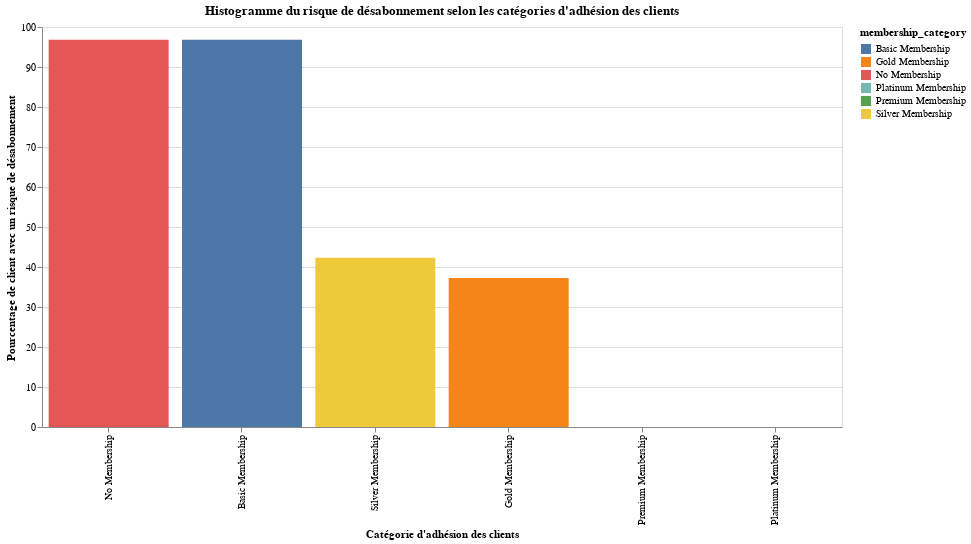

Here is the notebook cell this chart was saved with:
### Markdown cell above
On constate que les feedbacks positives ne sont jamais prédit comment potentielle désabonnement, d'où la corrélation importante avec notre valeur à prédire

Comparons cette fois avec le status d'adhésion

### Code cell
df_churn = df_spark_clean.groupBy("membership_category").agg((avg("churn_risk_score") * 100).alias("avg_churn_percentage"), count("churn_risk_score").alias("Nombre_Clients"))
df_churn.show()
data_pd = df_churn.toPandas()

# Définir l'ordre des mois
ordre = ["No Membership", "Basic Membership", "Silver Membership", "Gold Membership", "Premium Membership", "Platinum Membership"]

# Histogramme
alt.Chart(data_pd).mark_bar().encode(
    x=alt.X('membership_category:N', sort=ordre, axis=alt.Axis(title="Catégorie d'adhésion des clients")),
    y=alt.Y('avg_churn_percentage:Q', axis=alt.Axis(title="Pourcentage de client avec un risque de désabonnement")),
    tooltip=['membership_category:N', 'avg_churn_percentage:Q', 'Nombre_Clients:Q'], # Afin de pouvoir avoir les informations de chaque point lorsque l'on passe notre souris
    color='membership_category:N'
).properties(
    width=800, # Taille du graphique
    height=400,
    title="Histogramme du risque de désabonnement selon les catégories d'adhésion des clients", # Titre du graphique
).interactive() # Pouvoir zoomer sur le graphique

### Figure 1 — Vega-Lite specification as saved in the notebook (floating-point values rounded to 4 significant figures)
{"config": {"view": {"continuousWidth": 400, "continuousHeight": 300}}, "data": {"name": "data-f7713598f8f7bbb578e14d44644c2fd8"}, "mark": "bar", "encoding": {"color": {"field": "membership_category", "type": "nominal"}, "tooltip": [{"field": "membership_category", "type": "nominal"}, {"field": "avg_churn_percentage", "type": "quantitative"}, {"field": "Nombre_Clients", "type": "quantitative"}], "x": {"axis": {"title": "Catégorie d'adhésion des clients"}, "field": "membership_category", "sort": ["No Membership", "Basic Membership", "Silver Membership", "Gold Membership", "Premium Membership", "Platinum Membership"], "type": "nominal"}, "y": {"axis": {"title": "Pourcentage de client avec un risque de désabonnement"}, "field": "avg_churn_percentage", "type": "quantitative"}}, "height": 400, "selection": {"selector007": {"type": "interval", "bind": "scales", "encodings": ["x", "y"]}}, "title": "Histogramme du risque de désabonnement selon les catégories d'adhésion des clients", "width": 800, "$schema": "https://vega.github.io/schema/vega-lite/v4.17.0.json", "datasets": {"data-f7713598f8f7bbb578e14d44644c2fd8": [{"membership_category": "Premium Membership", "avg_churn_percentage": 0.0, "Nombre_Clients": 3173}, {"membership_category": "Gold Membership", "avg_churn_percentage": 37.25, "Nombre_Clients": 4811}, {"membership_category": "Basic Membership", "avg_churn_percentage": 96.81, "Nombre_Clients": 5387}, {"membership_category": "Silver Membership", "avg_churn_percentage": 42.3, "Nombre_Clients": 4265}, {"membership_category": "Platinum Membership", "avg_churn_percentage": 0.0, "Nombre_Clients": 3066}, {"membership_category": "No Membership", "avg_churn_percentage": 96.83, "Nombre_Clients": 5419}]}}
